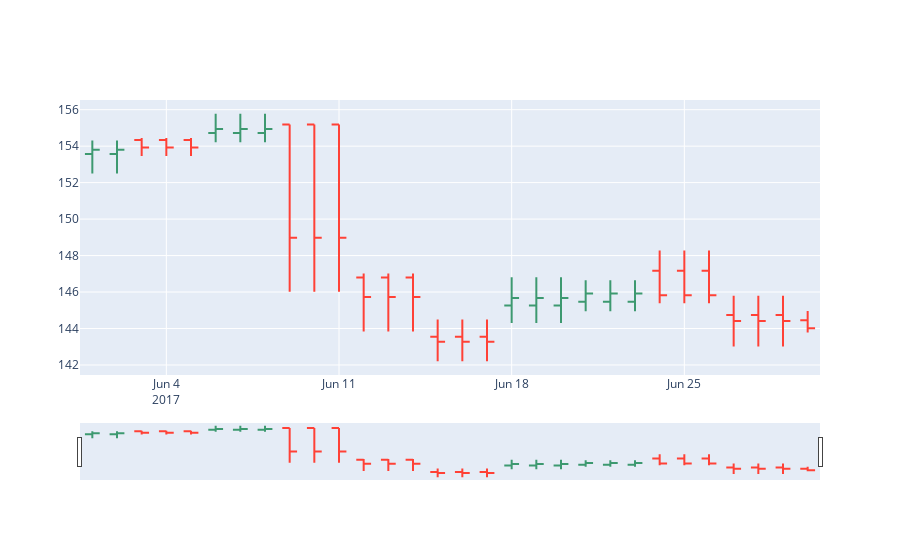

Notebook cell for this chart:
### Markdown cell above
# 2.6 OHLC charts

### Code cell
# OHLC chart of June 2008
trace = go.Ohlc(x=graphite['6-2017'].index,
                open=graphite['06-2017'].Open,
                high=graphite['06-2017'].High,
                low=graphite['06-2017'].Low,
                close=graphite['06-2017'].Close)
data = [trace]
iplot(data, filename='simple_ohlc')
